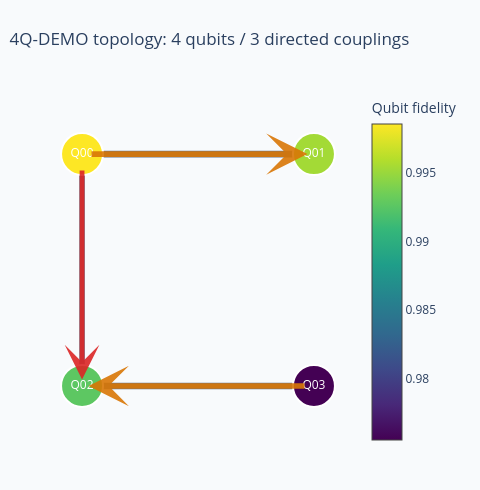

Write notebook code for a chart like this one.
### Markdown cell above
## 1. Device topology — generated from the calibration data

`build_device_topology` turns Qubex calibration files into Device
Gateway `device-topology.json` metadata: qubits come from the
calibration note, couplings from its cross-resonance entries, and
fidelities / T1 / T2 from the metric files in the params directory.
Here we feed it the bundled [qubex-config/](qubex-config/) data —
representative demo values modeled on a real device calibration (see
[qubex-config/README.md](qubex-config/README.md) for where the numbers
come from).

The committed [device-topology.json](device-topology.json) /
[device-topology.svg](device-topology.svg) are the same output, produced
by the CLI:

```bash
qiskit-qubex-device-topology \
  --calib-note qubex-config/calibration/calib_note.json \
  --params-dir qubex-config/params \
  --name 4Q-DEMO --device-id 4Q-DEMO
```

### Code cell
topology = build_device_topology(
    calib_note_path="qubex-config/calibration/calib_note.json",
    params_dir="qubex-config/params",
    name="4Q-DEMO",
    device_id="4Q-DEMO",
)
build_device_topology_figure(topology).show()

### Figure 1 — Plotly figure (JSON) as saved in the notebook; plotly's stock layout.template omitted (floating-point values rounded to 4 significant figures)
{"data": [{"hovertemplate": "direction: q0 -> q1<br>coupling fidelity: 0.9315<br>rzx90 duration: 272 ns<extra></extra>", "line": {"color": "#64748b", "width": 6.657}, "mode": "lines", "showlegend": false, "type": "scatter", "x": [0.0, 100.0], "y": [-0.0, -0.0]}, {"hovertemplate": "direction: q0 -> q2<br>coupling fidelity: 0.7056<br>rzx90 duration: 432 ns<extra></extra>", "line": {"color": "#64748b", "width": 5.528}, "mode": "lines", "showlegend": false, "type": "scatter", "x": [0.0, 0.0], "y": [-0.0, -100.0]}, {"hovertemplate": "direction: q3 -> q2<br>coupling fidelity: 0.9036<br>rzx90 duration: 304 ns<extra></extra>", "line": {"color": "#64748b", "width": 6.518}, "mode": "lines", "showlegend": false, "type": "scatter", "x": [100.0, 0.0], "y": [-100.0, -100.0]}, {"customdata": ["Q00<br>logical q0<br>qubit fidelity: 0.9986<br>readout fidelity: 0.9494<br>t1: 27.10 us<br>t2: 35.60 us<br>sx: 16 ns<br>x: 24 ns", "Q01<br>logical q1<br>qubit fidelity: 0.9954<br>readout fidelity: 0.9430<br>t1: 30.50 us<br>t2: 49.60 us<br>sx: 16 ns<br>x: 24 ns", "Q02<br>logical q2<br>qubit fidelity: 0.9927<br>readout fidelity: 0.5635<br>t1: 4.00 us<br>t2: 7.70 us<br>sx: 16 ns<br>x: 24 ns", "Q03<br>logical q3<br>qubit fidelity: 0.9755<br>readout fidelity: 0.6503<br>t1: 41.20 us<br>t2: 42.60 us<br>sx: 16 ns<br>x: 24 ns"], "hovertemplate": "%{customdata}<extra></extra>", "marker": {"cmax": 0.9986, "cmin": 0.9755, "color": [0.9986, 0.9954, 0.9927, 0.9755], "colorbar": {"title": {"text": "Qubit fidelity"}}, "colorscale": [[0.0, "#440154"], [0.1111, "#482878"], [0.2222, "#3e4989"], [0.3333, "#31688e"], [0.4444, "#26828e"], [0.5556, "#1f9e89"], [0.6667, "#35b779"], [0.7778, "#6ece58"], [0.8889, "#b5de2b"], [1.0, "#fde725"]], "line": {"color": "white", "width": 2}, "size": 42}, "mode": "markers+text", "name": "qubits", "text": ["Q00", "Q01", "Q02", "Q03"], "textfont": {"color": "white", "size": 12}, "textposition": "middle center", "type": "scatter", "x": [0.0, 100.0, 0.0, 100.0], "y": [-0.0, -0.0, -100.0, -100.0]}], "layout": {"annotations": [{"arrowcolor": "#d97706", "arrowhead": 3, "arrowsize": 1.2, "arrowwidth": 5.726, "ax": 2.8, "axref": "x", "ay": 0.0, "ayref": "y", "opacity": 0.9, "showarrow": true, "x": 97.2, "xref": "x", "y": -0.0, "yref": "y"}, {"arrowcolor": "#dc2626", "arrowhead": 3, "arrowsize": 1.2, "arrowwidth": 4.822, "ax": 0.0, "axref": "x", "ay": -2.8, "ayref": "y", "opacity": 0.9, "showarrow": true, "x": 0.0, "xref": "x", "y": -97.2, "yref": "y"}, {"arrowcolor": "#d97706", "arrowhead": 3, "arrowsize": 1.2, "arrowwidth": 5.614, "ax": 97.2, "axref": "x", "ay": -100.0, "ayref": "y", "opacity": 0.9, "showarrow": true, "x": 2.8, "xref": "x", "y": -100.0, "yref": "y"}], "height": 490, "margin": {"b": 40, "l": 40, "r": 40, "t": 90}, "paper_bgcolor": "#f8fafc", "plot_bgcolor": "#f8fafc", "showlegend": false, "title": {"text": "4Q-DEMO topology: 4 qubits / 3 directed couplings", "x": 0.02, "xanchor": "left"}, "width": 480, "xaxis": {"scaleanchor": "y", "scaleratio": 1, "visible": false}, "yaxis": {"visible": false}}}
